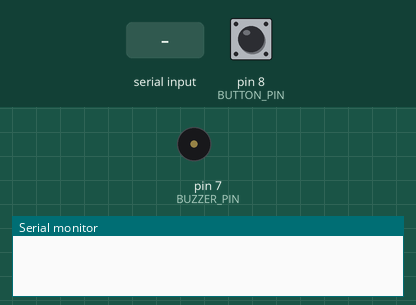
Recording of a sketch running on a simulated Arduino Uno, built with avr-gcc and run on an emulated ATmega328P. On the bench: buzzer (waves = sounding), the last lines printed to the serial monitor. The inputs (shaded band) are chosen by the test bench; at power-on: pin 8 (BUTTON_PIN) HIGH.

Above: at 1.2 s.
1.3 s: "TX0,1\n" received over the second serial link
4.3 s: "90,45,200\n" received over the second serial link
At 5.3 s:
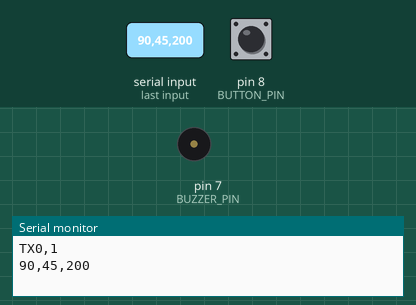
8.9 s: "90,45\n" received over the second serial link
At 9.5 s:
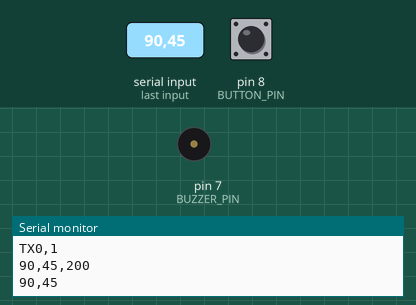
14.4 s: "90,45,200,10\n" received over the second serial link
At 20.9 s:
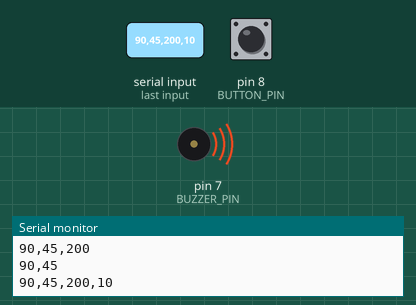
Timing chart, 0 to 21.9 s (numbered marks = the images above; inputs shaded):
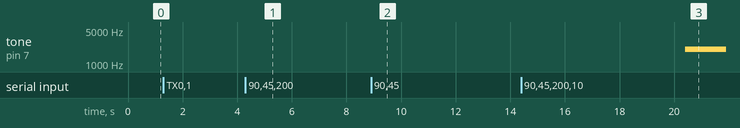

The sketch:

Receptor.ino
```cpp
#include <SoftwareSerial.h>
#include <math.h>

/* ================== PINS ================== */
#define RX_PIN 10
#define TX_PIN 11
#define BUZZER_PIN 7
#define BUTTON_PIN 8

/* ================== SERIAL ================== */
SoftwareSerial satSerial(RX_PIN, TX_PIN);

/* ================== CONSTANTS ================== */
const float R_EARTH = 6371.0; // km

/* ================== VARIABLES ================== */
unsigned long lastRxTime = 0;
unsigned long tempstx = 6000;   // ms

bool txEnabled = true;
bool buzzerMuted = false;
bool buzzerOn = false;

/* ================== BUZZER ================== */
void startBuzzer() {
  if (!buzzerOn) {
    tone(BUZZER_PIN, 2000);
    buzzerOn = true;
  }
}

void stopBuzzer() {
  if (buzzerOn) {
    noTone(BUZZER_PIN);
    buzzerOn = false;
  }
}

/* ================== CONFIG ================== */
void processConfig(String cfg) {
  int values[7];
  int idx = 0;

  while (cfg.length() && idx < 7) {
    int comma = cfg.indexOf(',');
    if (comma == -1) {
      values[idx++] = cfg.toInt();
      break;
    } else {
      values[idx++] = cfg.substring(0, comma).toInt();
      cfg = cfg.substring(comma + 1);
    }
  }

  if (idx == 7) {
    tempstx = (unsigned long)values[6] * 1000UL;
  }
}

/* ================== PARSE ECEF ================== */
void parseAndDisplayECEF(String line) {
  int field = 0;
  float x = 0, y = 0, z = 0;

  while (line.length()) {
    int comma = line.indexOf(',');
    String token;

    if (comma == -1) {
      token = line;
      line = "";
    } else {
      token = line.substring(0, comma);
      line = line.substring(comma + 1);
    }

    field++;
    if (field == 4) x = token.toFloat();
    if (field == 5) y = token.toFloat();
    if (field == 6) z = token.toFloat();
  }
}

/* ================== SETUP ================== */
void setup() {
  pinMode(BUZZER_PIN, OUTPUT);
  pinMode(BUTTON_PIN, INPUT_PULLUP);

  Serial.begin(9600);
  satSerial.begin(9600);
  satSerial.setTimeout(2000);

  noTone(BUZZER_PIN);
  lastRxTime = millis();
}

/* ================== LOOP ================== */
void loop() {

  /* --- Dades LoRa --- */
  if (satSerial.available()) {
      String line = satSerial.readStringUntil('\n');
      line.trim();

      if (!(line.startsWith("9600") || line.indexOf("YL_800T") != -1)) {
          if (line.length() > 0 && line.indexOf(',') != -1) { // <-- només línies amb coma
              lastRxTime = millis();
              Serial.println(line);

              buzzerMuted = false;
              stopBuzzer();

              parseAndDisplayECEF(line);  // processa només dades amb coma
          }
      }
  }

  /* --- Comandes PC --- */
  if (Serial.available()) {
      String cmd = Serial.readStringUntil('\n');
      cmd.trim();

      // Reenviem sempre al LoRa
      satSerial.println(cmd);

      if (cmd == "TX0") {
          txEnabled = false;
          stopBuzzer();
      } else if (cmd == "TX1") {
          txEnabled = true;
      }
      if(cmd.indexOf(',') != -1) {
          processConfig(cmd); // processa qualsevol altra cosa del port sèrie
      }
  }


  /* --- Botó silenci --- */
  if (digitalRead(BUTTON_PIN) == LOW) {
    buzzerMuted = true;
    stopBuzzer();
    delay(300);
  }

  /* --- Timeout --- */
  if (txEnabled) {
    if (millis() - lastRxTime > tempstx && !buzzerMuted) {
      startBuzzer();
    }
  } else {
    stopBuzzer();
  }
}
```

Measured:
- after the input at 4.3 s, tone on pin 7 (BUZZER_PIN): stays silent (without the input it goes to 2000 Hz after 3.0 s)
- after the input at 8.9 s, tone on pin 7 (BUZZER_PIN): stays silent (without the input it goes to 2000 Hz after 1.4 s)
- after the input at 14.4 s, tone on pin 7 (BUZZER_PIN): silent → 2000 Hz after 6.0 s instead of 0.50 s
